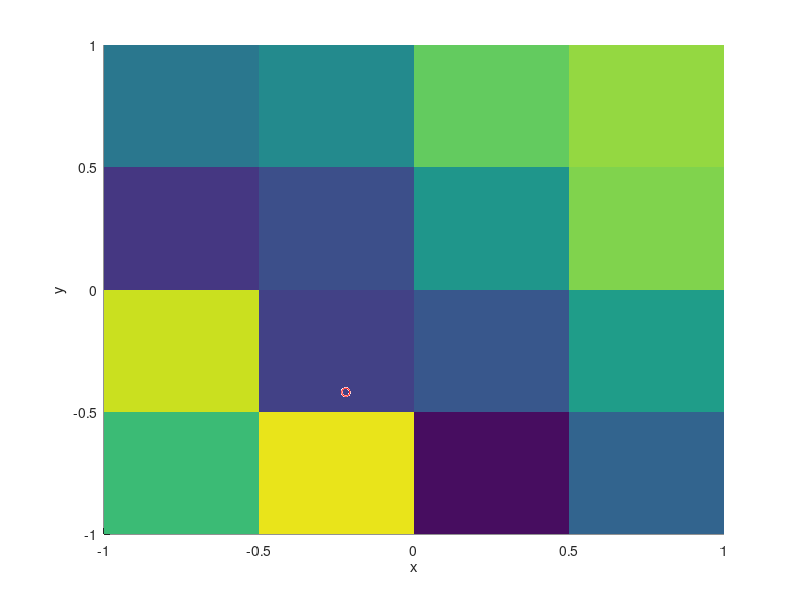

Recreate this plot in MATLAB.
clear all; close all; clc;

V=magic(5)
%% 
x=linspace(-1,1,5);
y=linspace(-1,1,5);
%  cthv_m=linspace(-0.9995,0.9995,6)
 

 [X,Y] = meshgrid(x,y);


Xq=x(2)+0.28
Yq=y(2)+0.08
Vq=interp2(X,Y,V,Xq,Yq,'linear')


figure(90)
hold on
scatter3(Xq,Yq,Vq,'r')
surf(x,y,V,'EdgeColor','none')
hold off
xlabel('x')
ylabel('y')
